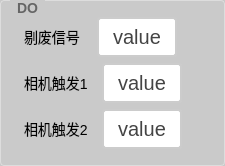
             <widget class="QGroupBox" name="gBox_DO">
              <property name="styleSheet">
               <string notr="true">QGroupBox {
    border: 1px solid #DDD;
    border-radius: 4px;
    font: bold 14px;
    color: #666;
    background-color:rgb(202, 202, 202);
    padding: 5px; 
}

QGroupBox::title {
    subcontrol-origin: margin;
    subcontrol-position: top left;
    left: 10px;
    padding: 0 5px;
}</string>
              </property>
              <property name="title">
               <string>DO</string>
              </property>
              <layout class="QHBoxLayout" name="horizontalLayout_33">
               <item>
                <layout class="QVBoxLayout" name="verticalLayout_8">
                 <item>
                  <layout class="QHBoxLayout" name="horizontalLayout_34" stretch="3,3,1">
                   <item>
                    <widget class="QLabel" name="label_22">
                     <property name="styleSheet">
                      <string notr="true">/* 基础标签样式 */
QLabel {
    color: rgb(0, 0, 0);          /* 主文字色 */
    font-size: 14px;         /* 标准字号 */
    background: transparent; /* 透明背景 */
    padding: 2px 4px;        /* 基础内边距 */
}

/* 标题样式 */
QLabel.title {
    font-size: 16px;
    font-weight: 600;
    color: #333333;
    border-bottom: 1px solid #DDDDDD; /* 下划线装饰 */
    padding-bottom: 4px;
}

/* 副标题/次要文本 */
QLabel.subtitle {
    color: #666666;
    font-size: 13px;
    font-style: italic;
}

/* 强调文本 */
QLabel.emphasis {
    color: #333333;
    font-weight: 500;
    background-color: #F5F5F5;
    border-radius: 3px;
    padding: 4px 8px;
}

/* 状态标签（成功/警告/错误） */
QLabel[state=&quot;success&quot;] {
    color: #228B22;          /* 森林绿 */
    border-left: 3px solid #228B22;
    padding-left: 8px;
}

QLabel[state=&quot;warning&quot;] {
    color: #FF8C00;          /* 暗橙 */
    border-left: 3px solid #FF8C00;
    padding-left: 8px;
}

QLabel[state=&quot;error&quot;] {
    color: #B22222;          /* 砖红 */
    border-left: 3px solid #B22222;
    padding-left: 8px;
}

/* 数据展示标签 */
QLabel.data {
    color: #2F4F4F;          /* 深石板灰 */
    font-family: monospace;
    border: 1px solid #E0E0E0;
    background-color: #FFFFFF;
    padding: 6px 12px;
    border-radius: 4px;
}

/* 禁用状态 */
QLabel:disabled {
    color: #AAAAAA;
    background-color: transparent;
}

/* 链接样式（伪链接效果） */
QLabel.link {
    color: #4682B4;          /* 钢蓝 */
    text-decoration: underline;
    border-bottom: 1px dotted #4682B4;
}

/* 图标标签 */
QLabel.icon {
    qproperty-alignment: AlignCenter;
    border: 1px solid #E0E0E0;
    border-radius: 4px;
    background-color: #FFFFFF;
    padding: 12px;
}</string>
                     </property>
                     <property name="text">
                      <string>剔废信号</string>
                     </property>
                    </widget>
                   </item>
                   <item>
                    <widget class="QPushButton" name="btn_setDOtifeixinhao">
                     <property name="sizePolicy">
                      <sizepolicy hsizetype="Minimum" vsizetype="Minimum">
                       <horstretch>0</horstretch>
                       <verstretch>0</verstretch>
                      </sizepolicy>
                     </property>
                     <property name="styleSheet">
                      <string notr="true">QPushButton {
    padding: 6px 14px;
    border: 2px solid #CCC;
    border-radius: 4px;
    background-color: white;
    color: #444;
    font-size: 20px; 
}

QPushButton:hover {
    border-color: #999;
    background-color: #F5F5F5;
}

QPushButton:pressed {
    border-color: #777;
    background-color: #EEE;
}</string>
                     </property>
                     <property name="text">
                      <string>value</string>
                     </property>
                    </widget>
                   </item>
                   <item>
                    <widget class="QLabel" name="lb_DOtifeixinhao">
                     <property name="styleSheet">
                      <string notr="true">/* 基础标签样式 */
QLabel {
    color: rgb(0, 0, 0);          /* 主文字色 */
    font-size: 20px;         /* 标准字号 */
    background: transparent; /* 透明背景 */
    padding: 2px 4px;        /* 基础内边距 */
}

/* 标题样式 */
QLabel.title {
    font-size: 16px;
    font-weight: 600;
    color: #333333;
    border-bottom: 1px solid #DDDDDD; /* 下划线装饰 */
    padding-bottom: 4px;
}

/* 副标题/次要文本 */
QLabel.subtitle {
    color: #666666;
    font-size: 13px;
    font-style: italic;
}

/* 强调文本 */
QLabel.emphasis {
    color: #333333;
    font-weight: 500;
    background-color: #F5F5F5;
    border-radius: 3px;
    padding: 4px 8px;
}

/* 状态标签（成功/警告/错误） */
QLabel[state=&quot;success&quot;] {
    color: #228B22;          /* 森林绿 */
    border-left: 3px solid #228B22;
    padding-left: 8px;
}

QLabel[state=&quot;warning&quot;] {
    color: #FF8C00;          /* 暗橙 */
    border-left: 3px solid #FF8C00;
    padding-left: 8px;
}

QLabel[state=&quot;error&quot;] {
    color: #B22222;          /* 砖红 */
    border-left: 3px solid #B22222;
    padding-left: 8px;
}

/* 数据展示标签 */
QLabel.data {
    color: #2F4F4F;          /* 深石板灰 */
    font-family: monospace;
    border: 1px solid #E0E0E0;
    background-color: #FFFFFF;
    padding: 6px 12px;
    border-radius: 4px;
}

/* 禁用状态 */
QLabel:disabled {
    color: #AAAAAA;
    background-color: transparent;
}

/* 链接样式（伪链接效果） */
QLabel.link {
    color: #4682B4;          /* 钢蓝 */
    text-decoration: underline;
    border-bottom: 1px dotted #4682B4;
}

/* 图标标签 */
QLabel.icon {
    qproperty-alignment: AlignCenter;
    border: 1px solid #E0E0E0;
    border-radius: 4px;
    background-color: #FFFFFF;
    padding: 12px;
}</string>
                     </property>
                     <property name="text">
                      <string/>
                     </property>
                    </widget>
                   </item>
                  </layout>
                 </item>
                 <item>
                  <layout class="QHBoxLayout" name="horizontalLayout_56" stretch="3,3,1">
                   <item>
                    <widget class="QLabel" name="label_23">
                     <property name="styleSheet">
                      <string notr="true">/* 基础标签样式 */
QLabel {
    color: rgb(0, 0, 0);          /* 主文字色 */
    font-size: 14px;         /* 标准字号 */
    background: transparent; /* 透明背景 */
    padding: 2px 4px;        /* 基础内边距 */
}

/* 标题样式 */
QLabel.title {
    font-size: 16px;
    font-weight: 600;
    color: #333333;
    border-bottom: 1px solid #DDDDDD; /* 下划线装饰 */
    padding-bottom: 4px;
}

/* 副标题/次要文本 */
QLabel.subtitle {
    color: #666666;
    font-size: 13px;
    font-style: italic;
}

/* 强调文本 */
QLabel.emphasis {
    color: #333333;
    font-weight: 500;
    background-color: #F5F5F5;
    border-radius: 3px;
    padding: 4px 8px;
}

/* 状态标签（成功/警告/错误） */
QLabel[state=&quot;success&quot;] {
    color: #228B22;          /* 森林绿 */
    border-left: 3px solid #228B22;
    padding-left: 8px;
}

QLabel[state=&quot;warning&quot;] {
    color: #FF8C00;          /* 暗橙 */
    border-left: 3px solid #FF8C00;
    padding-left: 8px;
}

QLabel[state=&quot;error&quot;] {
    color: #B22222;          /* 砖红 */
    border-left: 3px solid #B22222;
    padding-left: 8px;
}

/* 数据展示标签 */
QLabel.data {
    color: #2F4F4F;          /* 深石板灰 */
    font-family: monospace;
    border: 1px solid #E0E0E0;
    background-color: #FFFFFF;
    padding: 6px 12px;
    border-radius: 4px;
}

/* 禁用状态 */
QLabel:disabled {
    color: #AAAAAA;
    background-color: transparent;
}

/* 链接样式（伪链接效果） */
QLabel.link {
    color: #4682B4;          /* 钢蓝 */
    text-decoration: underline;
    border-bottom: 1px dotted #4682B4;
}

/* 图标标签 */
QLabel.icon {
    qproperty-alignment: AlignCenter;
    border: 1px solid #E0E0E0;
    border-radius: 4px;
    background-color: #FFFFFF;
    padding: 12px;
}</string>
                     </property>
                     <property name="text">
                      <string>相机触发1</string>
                     </property>
                    </widget>
                   </item>
                   <item>
                    <widget class="QPushButton" name="btn_setDOxiangjichufa1">
                     <property name="sizePolicy">
                      <sizepolicy hsizetype="Minimum" vsizetype="Minimum">
                       <horstretch>0</horstretch>
                       <verstretch>0</verstretch>
                      </sizepolicy>
                     </property>
                     <property name="styleSheet">
                      <string notr="true">QPushButton {
    padding: 6px 14px;
    border: 2px solid #CCC;
    border-radius: 4px;
    background-color: white;
    color: #444;
    font-size: 20px; 
}

QPushButton:hover {
    border-color: #999;
    background-color: #F5F5F5;
}

QPushButton:pressed {
    border-color: #777;
    background-color: #EEE;
}</string>
                     </property>
                     <property name="text">
                      <string>value</string>
                     </property>
                    </widget>
                   </item>
                   <item>
                    <widget class="QLabel" name="lb_DOxiangjichufa1">
                     <property name="styleSheet">
                      <string notr="true">/* 基础标签样式 */
QLabel {
    color: rgb(0, 0, 0);          /* 主文字色 */
    font-size: 20px;         /* 标准字号 */
    background: transparent; /* 透明背景 */
    padding: 2px 4px;        /* 基础内边距 */
}

/* 标题样式 */
QLabel.title {
    font-size: 16px;
    font-weight: 600;
    color: #333333;
    border-bottom: 1px solid #DDDDDD; /* 下划线装饰 */
    padding-bottom: 4px;
}

/* 副标题/次要文本 */
QLabel.subtitle {
    color: #666666;
    font-size: 13px;
    font-style: italic;
}

/* 强调文本 */
QLabel.emphasis {
    color: #333333;
    font-weight: 500;
    background-color: #F5F5F5;
    border-radius: 3px;
    padding: 4px 8px;
}

/* 状态标签（成功/警告/错误） */
QLabel[state=&quot;success&quot;] {
    color: #228B22;          /* 森林绿 */
    border-left: 3px solid #228B22;
    padding-left: 8px;
}

QLabel[state=&quot;warning&quot;] {
    color: #FF8C00;          /* 暗橙 */
    border-left: 3px solid #FF8C00;
    padding-left: 8px;
}

QLabel[state=&quot;error&quot;] {
    color: #B22222;          /* 砖红 */
    border-left: 3px solid #B22222;
    padding-left: 8px;
}

/* 数据展示标签 */
QLabel.data {
    color: #2F4F4F;          /* 深石板灰 */
    font-family: monospace;
    border: 1px solid #E0E0E0;
    background-color: #FFFFFF;
    padding: 6px 12px;
    border-radius: 4px;
}

/* 禁用状态 */
QLabel:disabled {
    color: #AAAAAA;
    background-color: transparent;
}

/* 链接样式（伪链接效果） */
QLabel.link {
    color: #4682B4;          /* 钢蓝 */
    text-decoration: underline;
    border-bottom: 1px dotted #4682B4;
}

/* 图标标签 */
QLabel.icon {
    qproperty-alignment: AlignCenter;
    border: 1px solid #E0E0E0;
    border-radius: 4px;
    background-color: #FFFFFF;
    padding: 12px;
}</string>
                     </property>
                     <property name="text">
                      <string/>
                     </property>
                    </widget>
                   </item>
                  </layout>
                 </item>
                 <item>
                  <layout class="QHBoxLayout" name="horizontalLayout_50" stretch="3,3,1">
                   <item>
                    <widget class="QLabel" name="label_25">
                     <property name="styleSheet">
                      <string notr="true">/* 基础标签样式 */
QLabel {
    color: rgb(0, 0, 0);          /* 主文字色 */
    font-size: 14px;         /* 标准字号 */
    background: transparent; /* 透明背景 */
    padding: 2px 4px;        /* 基础内边距 */
}

/* 标题样式 */
QLabel.title {
    font-size: 16px;
    font-weight: 600;
    color: #333333;
    border-bottom: 1px solid #DDDDDD; /* 下划线装饰 */
    padding-bottom: 4px;
}

/* 副标题/次要文本 */
QLabel.subtitle {
    color: #666666;
    font-size: 13px;
    font-style: italic;
}

/* 强调文本 */
QLabel.emphasis {
    color: #333333;
    font-weight: 500;
    background-color: #F5F5F5;
    border-radius: 3px;
    padding: 4px 8px;
}

/* 状态标签（成功/警告/错误） */
QLabel[state=&quot;success&quot;] {
    color: #228B22;          /* 森林绿 */
    border-left: 3px solid #228B22;
    padding-left: 8px;
}

QLabel[state=&quot;warning&quot;] {
    color: #FF8C00;          /* 暗橙 */
    border-left: 3px solid #FF8C00;
    padding-left: 8px;
}

QLabel[state=&quot;error&quot;] {
    color: #B22222;          /* 砖红 */
    border-left: 3px solid #B22222;
    padding-left: 8px;
}

/* 数据展示标签 */
QLabel.data {
    color: #2F4F4F;          /* 深石板灰 */
    font-family: monospace;
    border: 1px solid #E0E0E0;
    background-color: #FFFFFF;
    padding: 6px 12px;
    border-radius: 4px;
}

/* 禁用状态 */
QLabel:disabled {
    color: #AAAAAA;
    background-color: transparent;
}

/* 链接样式（伪链接效果） */
QLabel.link {
    color: #4682B4;          /* 钢蓝 */
    text-decoration: underline;
    border-bottom: 1px dotted #4682B4;
}

/* 图标标签 */
QLabel.icon {
    qproperty-alignment: AlignCenter;
    border: 1px solid #E0E0E0;
    border-radius: 4px;
    background-color: #FFFFFF;
    padding: 12px;
}</string>
                     </property>
                     <property name="text">
                      <string>相机触发2</string>
                     </property>
                    </widget>
                   </item>
                   <item>
                    <widget class="QPushButton" name="btn_setDOxiangjichufa2">
                     <property name="sizePolicy">
                      <sizepolicy hsizetype="Minimum" vsizetype="Minimum">
                       <horstretch>0</horstretch>
                       <verstretch>0</verstretch>
                      </sizepolicy>
                     </property>
                     <property name="styleSheet">
                      <string notr="true">QPushButton {
    padding: 6px 14px;
    border: 2px solid #CCC;
    border-radius: 4px;
    background-color: white;
    color: #444;
    font-size: 20px; 
}

QPushButton:hover {
    border-color: #999;
    background-color: #F5F5F5;
}

QPushButton:pressed {
    border-color: #777;
    background-color: #EEE;
}</string>
                     </property>
                     <property name="text">
                      <string>value</string>
                     </property>
                    </widget>
                   </item>
                   <item>
                    <widget class="QLabel" name="lb_DOxiangjichufa2">
                     <property name="styleSheet">
                      <string notr="true">/* 基础标签样式 */
QLabel {
    color: rgb(0, 0, 0);          /* 主文字色 */
    font-size: 20px;         /* 标准字号 */
    background: transparent; /* 透明背景 */
    padding: 2px 4px;        /* 基础内边距 */
}

/* 标题样式 */
QLabel.title {
    font-size: 16px;
    font-weight: 600;
    color: #333333;
    border-bottom: 1px solid #DDDDDD; /* 下划线装饰 */
    padding-bottom: 4px;
}

/* 副标题/次要文本 */
QLabel.subtitle {
    color: #666666;
    font-size: 13px;
    font-style: italic;
}

/* 强调文本 */
QLabel.emphasis {
    color: #333333;
    font-weight: 500;
    background-color: #F5F5F5;
    border-radius: 3px;
    padding: 4px 8px;
}

/* 状态标签（成功/警告/错误） */
QLabel[state=&quot;success&quot;] {
    color: #228B22;          /* 森林绿 */
    border-left: 3px solid #228B22;
    padding-left: 8px;
}

QLabel[state=&quot;warning&quot;] {
    color: #FF8C00;          /* 暗橙 */
    border-left: 3px solid #FF8C00;
    padding-left: 8px;
}

QLabel[state=&quot;error&quot;] {
    color: #B22222;          /* 砖红 */
    border-left: 3px solid #B22222;
    padding-left: 8px;
}

/* 数据展示标签 */
QLabel.data {
    color: #2F4F4F;          /* 深石板灰 */
    font-family: monospace;
    border: 1px solid #E0E0E0;
    background-color: #FFFFFF;
    padding: 6px 12px;
    border-radius: 4px;
}

/* 禁用状态 */
QLabel:disabled {
    color: #AAAAAA;
    background-color: transparent;
}

/* 链接样式（伪链接效果） */
QLabel.link {
    color: #4682B4;          /* 钢蓝 */
    text-decoration: underline;
    border-bottom: 1px dotted #4682B4;
}

/* 图标标签 */
QLabel.icon {
    qproperty-alignment: AlignCenter;
    border: 1px solid #E0E0E0;
    border-radius: 4px;
    background-color: #FFFFFF;
    padding: 12px;
}</string>
                     </property>
                     <property name="text">
                      <string/>
                     </property>
                    </widget>
                   </item>
                  </layout>
                 </item>
                </layout>
               </item>
              </layout>
             </widget>
